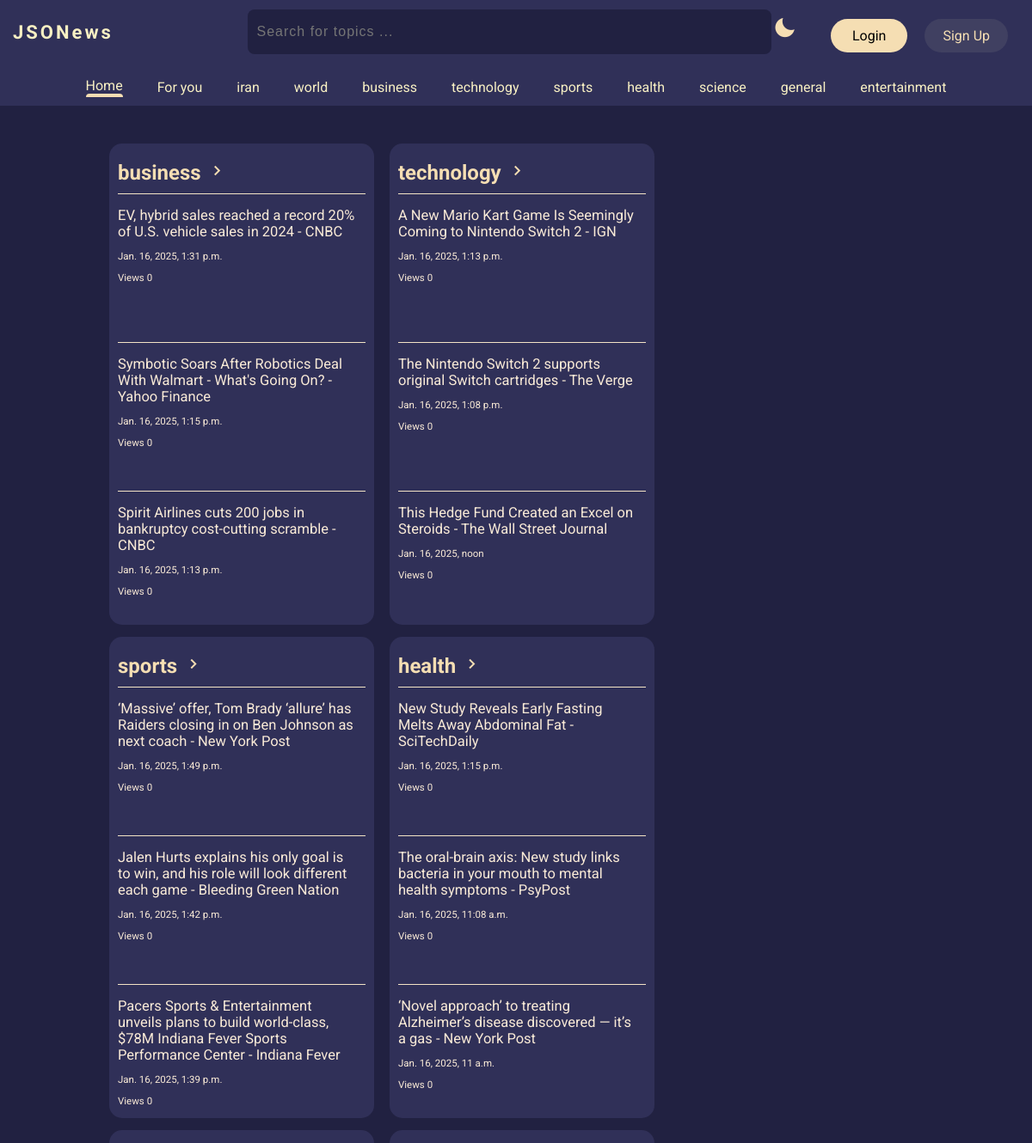
Page /home/ (upper part) on the earlier database version.
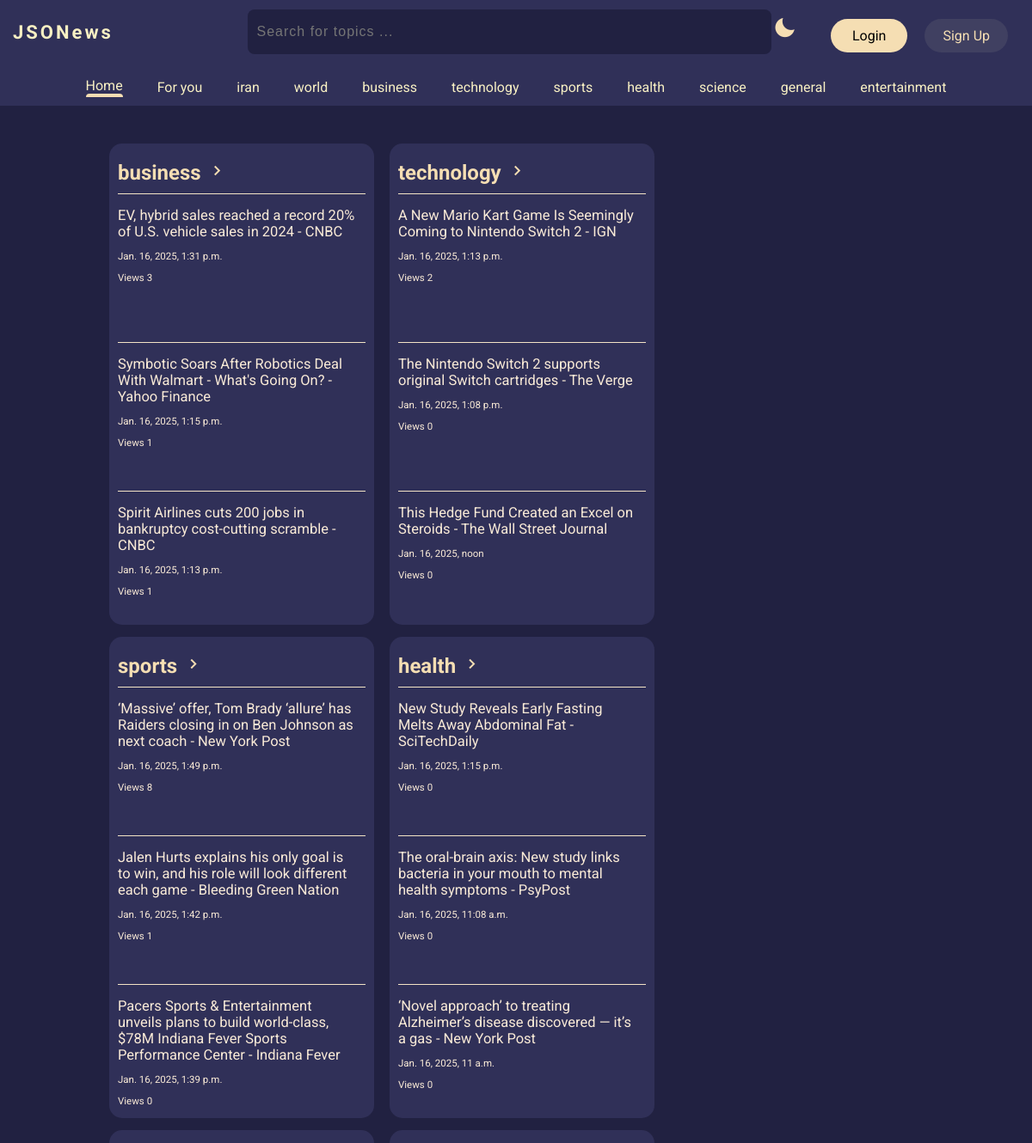
Same page on the later database version.
### news_api/models.py (models this page shows, shortened)
class News(models.Model):
    name = models.CharField(null=True, blank=True, max_length=255)
    author = models.CharField(null=True,blank=True, max_length=255)
    title = models.CharField(null=True,blank=True, max_length=255)
    description = models.TextField(blank=True, null=True)
    news_url = models.URLField(null=True,blank=True, unique=True)
    image_url = models.URLField(blank=True, null=True)
    published_at = models.DateTimeField(null=True, blank=True,)
    content = models.TextField(null=True, blank=True,)
    view_count = models.PositiveIntegerField(default=0)
    category = models.CharField(max_length=100)
    country = models.CharField(null=True, max_length=100)

### news_api/views.py (the view)
# urls.py: path('home/', views.home, name='home'),
def home(request):
    category_news = {}  # a dict to store news of categories
    for category in CATEGORIES: # we need first three news of each category
        news = News.objects.filter(category=category).order_by('-published_at')[:3]
        category_news[category] = news
    context = {
        'category_news': category_news,
        'categories': CATEGORIES,
        'countries': COUNTRIES
    }
    return render(request, 'news_api/home.html', context)

### news_api/templates/news_api/home.html (shortened to what this page needs)
{% extends 'news_api/base.html' %}
{% block content %}
<div class="category-bound">
  {% for category,articles in category_news.items %}
  <div class="hole">
    <a href="/category/{{ category }}"><h2 class="category" >{{ category }} <i class='bx bx-chevron-right' ></i> </h2></a>
    {% for article in articles %}
        <div class="article-card">
          <div class="title">
            <a class="news-link" target="_blank" href="{{ article.news_url }}" data-news-id="{{ article.id }}">
              {{ article.title }}
            </a>
            <p  >{{ article.published_at }}</p>
            <p class="views"> Views {{article.view_count}}</p>
          </div>
        </div>
    {% endfor %}
  </div>
  {% endfor %}
</div>
{% endblock %}

### news_api/templates/news_api/base.html (shortened to what this page needs)
{% load static %}
<!DOCTYPE html>
<html lang="en">
<html lang="fa">
<head>
    <link href='https://unpkg.com/boxicons@2.1.4/css/boxicons.min.css' rel='stylesheet'>
    <link rel="stylesheet" href="{% static 'news_api/css/stylee.css' %}">
</head>
<body >
    <header>
      <div class="title__links">
        <h4 class="logo"><a href="/home">JSONews</a></h4>
        <form method="GET" action="{% url 'search' %}" class="search-bar">
            <input class="search" type="text" placeholder="Search for topics ..." name="q", value="{{q}}">
        </form>
        <button id="themeToggle" class="theme-toggle">
          <i id="moonIcon" class='bx bxs-moon hidden'></i>
        </button>
        <ul class="nav__links">
          {% if user.is_authenticated %}
            <li><form action="{% url 'logout' %}" method="post">{% csrf_token %}<button type="submit" class="login">Log Out</button></form></li>
          {% else %}
              <li><a class="login" href="{% url 'login' %}?next={{ request.path }}">Login</a></li>
              <li><a class="signup" href="{% url 'signup' %}?next={{ request.path }}">Sign Up</a></li>
          {% endif %}
      </ul>
      </div>
      <nav>
          <ul class="nav__links">
            <li><a href="/home" class="{% if request.path == '/home/' %}active{% endif %}">Home</a></li>
            <li><a href="/foryou" class="{% if request.path == '/foryou/' %}active{% endif %}">For you</a></li>
            {% for country in countries %}
              <li><a href="/region/{{ country }}" class="{% if request.path == '/region/{{country}}/' %}active{% endif %}">{{ country }}</a></li>
            {% endfor %}
            {% for category in categories %}
              <li><a href="/category/{{ category }}" class="{% if request.path == '/category/{{ category }}/' %}active{% endif %}">{{ category }}</a></li>
            {% endfor %}
          </ul>
        </nav>
    </header>
    <main>
        {% block content %}
        {% endblock %}
    </main>
</body>
</html>

### news_api/static/news_api/css/stylee.css (style rules this page uses)
.theme-toggle { font-size: 27px; background: none; color: wheat; border: none; }
body { margin: 0; padding: 0; box-sizing: border-box; background: rgb(33, 33, 65); font-family: 'Roboto', sans-serif; }
header { display: block; position: fixed; width: 100%; height: 116px; margin: auto; background: rgb(48, 48, 88); padding-bottom: 7px; }
header li, a { color: rgb(248, 240, 195); text-decoration: none; }
header a.active::after { position: relative; content: ""; display: block; height: 4px; width: 100%; background: wheat; border-top-left-radius: 4px; border-top-right-radius: 4px; color: white !important }
.title__links { display: flex; justify-content: space-between; align-items: center; padding: 5px; }
.logo { width: 22%; padding-left: 10px; margin-bottom: 15px; margin-top: 20px; font-size: 22px; letter-spacing:3px; }
.title__links .nav__links { width: 20%; }
form.search-bar { width: 50%; height: 48px; }
form input.search { height: 100%; vertical-align: middle; width: 100%; background: rgb(33, 33, 65); border-radius: 8px; border: 1px solid transparent; padding-left: 10px; letter-spacing: 1px; color: beige; font-size: 16px; }
button { border: none; }
.login { background: wheat; color: black; padding: 10px 25px; border-radius: 25px; }
.signup { background: rgba(94, 94, 114, 0.351); color: wheat; padding: 10px 21px; border-radius: 25px; }
.nav__links { display: flex; justify-content: center; align-items: center; padding: 5px; margin: 15px 2px 2px 2px; }
.title__links .nav__links li { display: inline-block; padding: 0 10px; }
.nav__links li { display: inline-block; padding: 0 20px; }
.nav__links li a { transition: all 0.3 ease 0s; }
main { width: 80%; margin: auto; color: rgba(245, 222, 179, 0.844); padding-top: 160px; }
.hole { height: 540px; max-width: 30%; display: inline-block; background: rgb(48, 48, 88); padding: 10px; margin: 7px; border-radius: 15px; }
.hole a .category { color: wheat; margin-top: 10px; margin-bottom: 10px; }
.article-card { border-top: 1px solid rgb(244, 228, 198); height: 30%; overflow: hidden; display: flex; padding-top: 10px; }
.title a { color: antiquewhite; max-width: 100%; font-size: 16.5px; }
.title { color: antiquewhite; font-weight: 400; font-size: 11.5px; padding: 5px 0; margin-right: 10px; }
.ltr { direction: ltr; text-align: left; }

Differences in the rows shown:
changed News "EV, hybrid sales reached a record 20% of U.S. vehicle sales in 2024 - CNBC": view_count "0" → "3"
changed News (number 2 of 12 on the later page): view_count "0" → "1"
changed News "Spirit Airlines cuts 200 jobs in bankruptcy cost-cutting scramble - CNBC": view_count "0" → "1"
changed News "A New Mario Kart Game Is Seemingly Coming to Nintendo Switch 2 - IGN": view_count "0" → "2"
changed News "Jan. 16, 2025, 1:49 p.m.": view_count "0" → "8"
changed News "Jan. 16, 2025, 1:42 p.m.": view_count "0" → "1"
